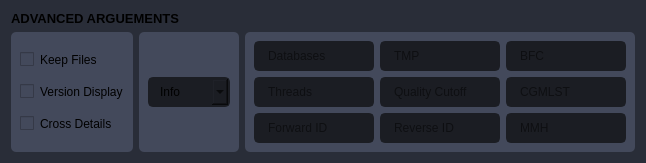
                     <widget class="QFrame" name="frame_div_content_4">
                      <property name="minimumSize">
                       <size>
                        <width>0</width>
                        <height>110</height>
                       </size>
                      </property>
                      <property name="maximumSize">
                       <size>
                        <width>16777215</width>
                        <height>250</height>
                       </size>
                      </property>
                      <property name="styleSheet">
                       <string notr="true">background-color: rgb(41, 45, 56);
border-radius: 5px;
</string>
                      </property>
                      <property name="frameShape">
                       <enum>QFrame::NoFrame</enum>
                      </property>
                      <property name="frameShadow">
                       <enum>QFrame::Raised</enum>
                      </property>
                      <layout class="QGridLayout" name="gridLayout_4" rowstretch="0,3">
                       <item row="1" column="1">
                        <widget class="QFrame" name="frame_div_content_6">
                         <property name="minimumSize">
                          <size>
                           <width>0</width>
                           <height>110</height>
                          </size>
                         </property>
                         <property name="maximumSize">
                          <size>
                           <width>16777215</width>
                           <height>250</height>
                          </size>
                         </property>
                         <property name="styleSheet">
                          <string notr="true">background-color:rgb(67, 73, 91);
border-radius: 5px;
</string>
                         </property>
                         <property name="frameShape">
                          <enum>QFrame::NoFrame</enum>
                         </property>
                         <property name="frameShadow">
                          <enum>QFrame::Raised</enum>
                         </property>
                         <layout class="QVBoxLayout" name="verticalLayout_13">
                          <item>
                           <widget class="QComboBox" name="verbosityDropdownMenu">
                            <property name="font">
                             <font>
                              <family>Segoe UI</family>
                              <pointsize>9</pointsize>
                             </font>
                            </property>
                            <property name="statusTip">
                             <string>Amount of output you want printed to the screen. Defaults to info, which should be good for most users.</string>
                            </property>
                            <property name="autoFillBackground">
                             <bool>false</bool>
                            </property>
                            <property name="styleSheet">
                             <string notr="true">QComboBox{
	background-color: rgb(27, 29, 35);
	border-radius: 5px;
	border: 2px solid rgb(27, 29, 35);
	padding: 5px;
	padding-left: 10px;
}
QComboBox:hover{
	border: 2px solid rgb(64, 71, 88);
}
QComboBox QAbstractItemView {
	color: rgb(85, 170, 255);	
	background-color: rgb(27, 29, 35);
	padding: 10px;
	selection-background-color: rgb(39, 44, 54);
}</string>
                            </property>
                            <property name="iconSize">
                             <size>
                              <width>16</width>
                              <height>16</height>
                             </size>
                            </property>
                            <property name="frame">
                             <bool>true</bool>
                            </property>
                            <item>
                             <property name="text">
                              <string>Info</string>
                             </property>
                            </item>
                            <item>
                             <property name="text">
                              <string>Debug</string>
                             </property>
                            </item>
                            <item>
                             <property name="text">
                              <string>Warning</string>
                             </property>
                            </item>
                           </widget>
                          </item>
                         </layout>
                        </widget>
                       </item>
                       <item row="1" column="0">
                        <widget class="QFrame" name="frame_div_content_5">
                         <property name="minimumSize">
                          <size>
                           <width>0</width>
                           <height>110</height>
                          </size>
                         </property>
                         <property name="maximumSize">
                          <size>
                           <width>16777215</width>
                           <height>250</height>
                          </size>
                         </property>
                         <property name="styleSheet">
                          <string notr="true">background-color:rgb(67, 73, 91);
border-radius: 5px;
</string>
                         </property>
                         <property name="frameShape">
                          <enum>QFrame::NoFrame</enum>
                         </property>
                         <property name="frameShadow">
                          <enum>QFrame::Raised</enum>
                         </property>
                         <layout class="QVBoxLayout" name="verticalLayout_12">
                          <item>
                           <widget class="QCheckBox" name="keepCheckBox">
                            <property name="statusTip">
                             <string>By default, intermediate files are deleted. Activate this flag to keep intermediate files.</string>
                            </property>
                            <property name="autoFillBackground">
                             <bool>false</bool>
                            </property>
                            <property name="styleSheet">
                             <string notr="true"/>
                            </property>
                            <property name="text">
                             <string>Keep Files</string>
                            </property>
                           </widget>
                          </item>
                          <item>
                           <widget class="QCheckBox" name="versionCheckBox">
                            <property name="statusTip">
                             <string>Show program's version number and exit</string>
                            </property>
                            <property name="autoFillBackground">
                             <bool>false</bool>
                            </property>
                            <property name="styleSheet">
                             <string notr="true"/>
                            </property>
                            <property name="text">
                             <string>Version Display</string>
                            </property>
                           </widget>
                          </item>
                          <item>
                           <widget class="QCheckBox" name="crossDetailsCheckBox">
                            <property name="statusTip">
                             <string>Continue ConFindr analyses on samples with two or more genera identified. Default is False</string>
                            </property>
                            <property name="autoFillBackground">
                             <bool>false</bool>
                            </property>
                            <property name="styleSheet">
                             <string notr="true"/>
                            </property>
                            <property name="text">
                             <string>Cross Details</string>
                            </property>
                           </widget>
                          </item>
                         </layout>
                        </widget>
                       </item>
                       <item row="1" column="2">
                        <widget class="QFrame" name="frame_div_content_7">
                         <property name="minimumSize">
                          <size>
                           <width>0</width>
                           <height>110</height>
                          </size>
                         </property>
                         <property name="maximumSize">
                          <size>
                           <width>16777215</width>
                           <height>250</height>
                          </size>
                         </property>
                         <property name="styleSheet">
                          <string notr="true">background-color:rgb(67, 73, 91);
border-radius: 5px;
</string>
                         </property>
                         <property name="frameShape">
                          <enum>QFrame::NoFrame</enum>
                         </property>
                         <property name="frameShadow">
                          <enum>QFrame::Raised</enum>
                         </property>
                         <layout class="QGridLayout" name="gridLayout_3">
                          <item row="1" column="0">
                           <widget class="QLineEdit" name="threadsInput">
                            <property name="minimumSize">
                             <size>
                              <width>0</width>
                              <height>30</height>
                             </size>
                            </property>
                            <property name="statusTip">
                             <string>Number of threads to run analysis with.</string>
                            </property>
                            <property name="styleSheet">
                             <string notr="true">QLineEdit {
	background-color: rgb(27, 29, 35);
	border-radius: 5px;
	border: 2px solid rgb(27, 29, 35);
	padding-left: 10px;
}
QLineEdit:hover {
	border: 2px solid rgb(64, 71, 88);
}
QLineEdit:focus {
	border: 2px solid rgb(91, 101, 124);
}</string>
                            </property>
                            <property name="placeholderText">
                             <string>Threads</string>
                            </property>
                           </widget>
                          </item>
                          <item row="2" column="1">
                           <widget class="QLineEdit" name="reverseInput">
                            <property name="minimumSize">
                             <size>
                              <width>0</width>
                              <height>30</height>
                             </size>
                            </property>
                            <property name="statusTip">
                             <string>Identifier for reverse reads.</string>
                            </property>
                            <property name="styleSheet">
                             <string notr="true">QLineEdit {
	background-color: rgb(27, 29, 35);
	border-radius: 5px;
	border: 2px solid rgb(27, 29, 35);
	padding-left: 10px;
}
QLineEdit:hover {
	border: 2px solid rgb(64, 71, 88);
}
QLineEdit:focus {
	border: 2px solid rgb(91, 101, 124);
}</string>
                            </property>
                            <property name="placeholderText">
                             <string>Reverse ID</string>
                            </property>
                           </widget>
                          </item>
                          <item row="2" column="2">
                           <widget class="QLineEdit" name="MMHInput">
                            <property name="minimumSize">
                             <size>
                              <width>0</width>
                              <height>30</height>
                             </size>
                            </property>
                            <property name="statusTip">
                             <string>Minimum number of matching hashes in a MASH screen in order for a genus to be considered present in a sample. Default is 150</string>
                            </property>
                            <property name="styleSheet">
                             <string notr="true">QLineEdit {
	background-color: rgb(27, 29, 35);
	border-radius: 5px;
	border: 2px solid rgb(27, 29, 35);
	padding-left: 10px;
}
QLineEdit:hover {
	border: 2px solid rgb(64, 71, 88);
}
QLineEdit:focus {
	border: 2px solid rgb(91, 101, 124);
}</string>
                            </property>
                            <property name="placeholderText">
                             <string>MMH</string>
                            </property>
                           </widget>
                          </item>
                          <item row="0" column="2">
                           <widget class="QLineEdit" name="baseFractionInput">
                            <property name="minimumSize">
                             <size>
                              <width>0</width>
                              <height>30</height>
                             </size>
                            </property>
                            <property name="statusTip">
                             <string>Fraction of bases necessary to support a multiple allele call. Particularly useful when dealing with very high coverage samples. Default is 0.05.</string>
                            </property>
                            <property name="styleSheet">
                             <string notr="true">QLineEdit {
	background-color: rgb(27, 29, 35);
	border-radius: 5px;
	border: 2px solid rgb(27, 29, 35);
	padding-left: 10px;
}
QLineEdit:hover {
	border: 2px solid rgb(64, 71, 88);
}
QLineEdit:focus {
	border: 2px solid rgb(91, 101, 124);
}</string>
                            </property>
                            <property name="placeholderText">
                             <string>BFC</string>
                            </property>
                           </widget>
                          </item>
                          <item row="2" column="0">
                           <widget class="QLineEdit" name="forwardInput">
                            <property name="minimumSize">
                             <size>
                              <width>0</width>
                              <height>30</height>
                             </size>
                            </property>
                            <property name="statusTip">
                             <string>Identifier for forward reads.</string>
                            </property>
                            <property name="styleSheet">
                             <string notr="true">QLineEdit {
	background-color: rgb(27, 29, 35);
	border-radius: 5px;
	border: 2px solid rgb(27, 29, 35);
	padding-left: 10px;
}
QLineEdit:hover {
	border: 2px solid rgb(64, 71, 88);
}
QLineEdit:focus {
	border: 2px solid rgb(91, 101, 124);
}</string>
                            </property>
                            <property name="placeholderText">
                             <string>Forward ID</string>
                            </property>
                           </widget>
                          </item>
                          <item row="0" column="1">
                           <widget class="QLineEdit" name="TMPInput">
                            <property name="minimumSize">
                             <size>
                              <width>0</width>
                              <height>30</height>
                             </size>
                            </property>
                            <property name="statusTip">
                             <string>If your ConFindr databases are in a location you don't have write access to, you can enter this option to specify a temporary directory to put genus-specific databases to.</string>
                            </property>
                            <property name="styleSheet">
                             <string notr="true">QLineEdit {
	background-color: rgb(27, 29, 35);
	border-radius: 5px;
	border: 2px solid rgb(27, 29, 35);
	padding-left: 10px;
}
QLineEdit:hover {
	border: 2px solid rgb(64, 71, 88);
}
QLineEdit:focus {
	border: 2px solid rgb(91, 101, 124);
}</string>
                            </property>
                            <property name="placeholderText">
                             <string>TMP</string>
                            </property>
                           </widget>
                          </item>
                          <item row="1" column="1">
                           <widget class="QLineEdit" name="qualityInput">
                            <property name="minimumSize">
                             <size>
                              <width>0</width>
                              <height>30</height>
                             </size>
                            </property>
                            <property name="statusTip">
                             <string>Base quality needed to support a multiple allele call. Defaults to 20.</string>
                            </property>
                            <property name="styleSheet">
                             <string notr="true">QLineEdit {
	background-color: rgb(27, 29, 35);
	border-radius: 5px;
	border: 2px solid rgb(27, 29, 35);
	padding-left: 10px;
}
QLineEdit:hover {
	border: 2px solid rgb(64, 71, 88);
}
QLineEdit:focus {
	border: 2px solid rgb(91, 101, 124);
}</string>
                            </property>
                            <property name="placeholderText">
                             <string>Quality Cutoff</string>
                            </property>
                           </widget>
                          </item>
                          <item row="0" column="0">
                           <widget class="QLineEdit" name="databaseInput">
                            <property name="minimumSize">
                             <size>
                              <width>0</width>
                              <height>30</height>
                             </size>
                            </property>
                            <property name="statusTip">
                             <string>Databases folder. To download these, you will need to get access to the rMLST databases. For complete instructions on how to do this, please see https://olc-bioinformatics.github.io/ConFindr/install/#downloading-confindr-databases</string>
                            </property>
                            <property name="styleSheet">
                             <string notr="true">QLineEdit {
	background-color: rgb(27, 29, 35);
	border-radius: 5px;
	border: 2px solid rgb(27, 29, 35);
	padding-left: 10px;
}
QLineEdit:hover {
	border: 2px solid rgb(64, 71, 88);
}
QLineEdit:focus {
	border: 2px solid rgb(91, 101, 124);
}</string>
                            </property>
                            <property name="placeholderText">
                             <string>Databases</string>
                            </property>
                           </widget>
                          </item>
                          <item row="1" column="2">
                           <widget class="QLineEdit" name="cgmlstInput">
                            <property name="minimumSize">
                             <size>
                              <width>0</width>
                              <height>30</height>
                             </size>
                            </property>
                            <property name="statusTip">
                             <string>Path to a cgMLST database to use for contamination detection instead of using the default rMLST database. Sequences in this file should have headers in format &gt;genename_allelenumber. To speed up ConFindr runs, clustering the cgMLST database with CD-HIT before running ConFindr is recommended. This is highly experimental, results should be interpreted with great care.</string>
                            </property>
                            <property name="styleSheet">
                             <string notr="true">QLineEdit {
	background-color: rgb(27, 29, 35);
	border-radius: 5px;
	border: 2px solid rgb(27, 29, 35);
	padding-left: 10px;
}
QLineEdit:hover {
	border: 2px solid rgb(64, 71, 88);
}
QLineEdit:focus {
	border: 2px solid rgb(91, 101, 124);
}</string>
                            </property>
                            <property name="placeholderText">
                             <string>CGMLST</string>
                            </property>
                           </widget>
                          </item>
                         </layout>
                        </widget>
                       </item>
                       <item row="0" column="0" colspan="3" alignment="Qt::AlignBottom">
                        <widget class="QLabel" name="labelBoxAdvancedArguements">
                         <property name="font">
                          <font>
                           <family>Segoe UI</family>
                           <pointsize>10</pointsize>
                           <weight>75</weight>
                           <bold>true</bold>
                          </font>
                         </property>
                         <property name="styleSheet">
                          <string notr="true"/>
                         </property>
                         <property name="text">
                          <string>ADVANCED ARGUEMENTS</string>
                         </property>
                        </widget>
                       </item>
                      </layout>
                     </widget>
